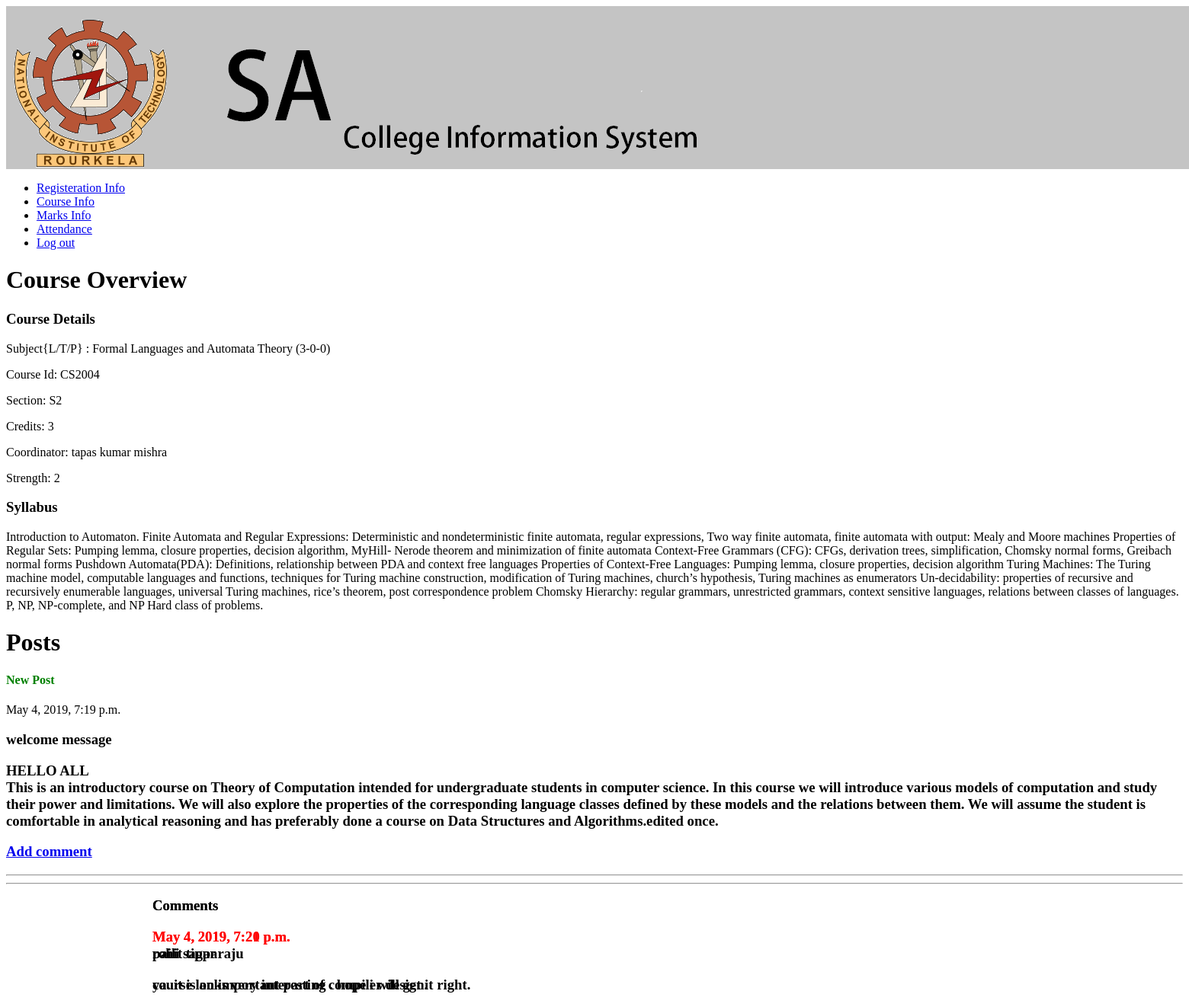
Page /blog/2/ (signed in) on the earlier database version.
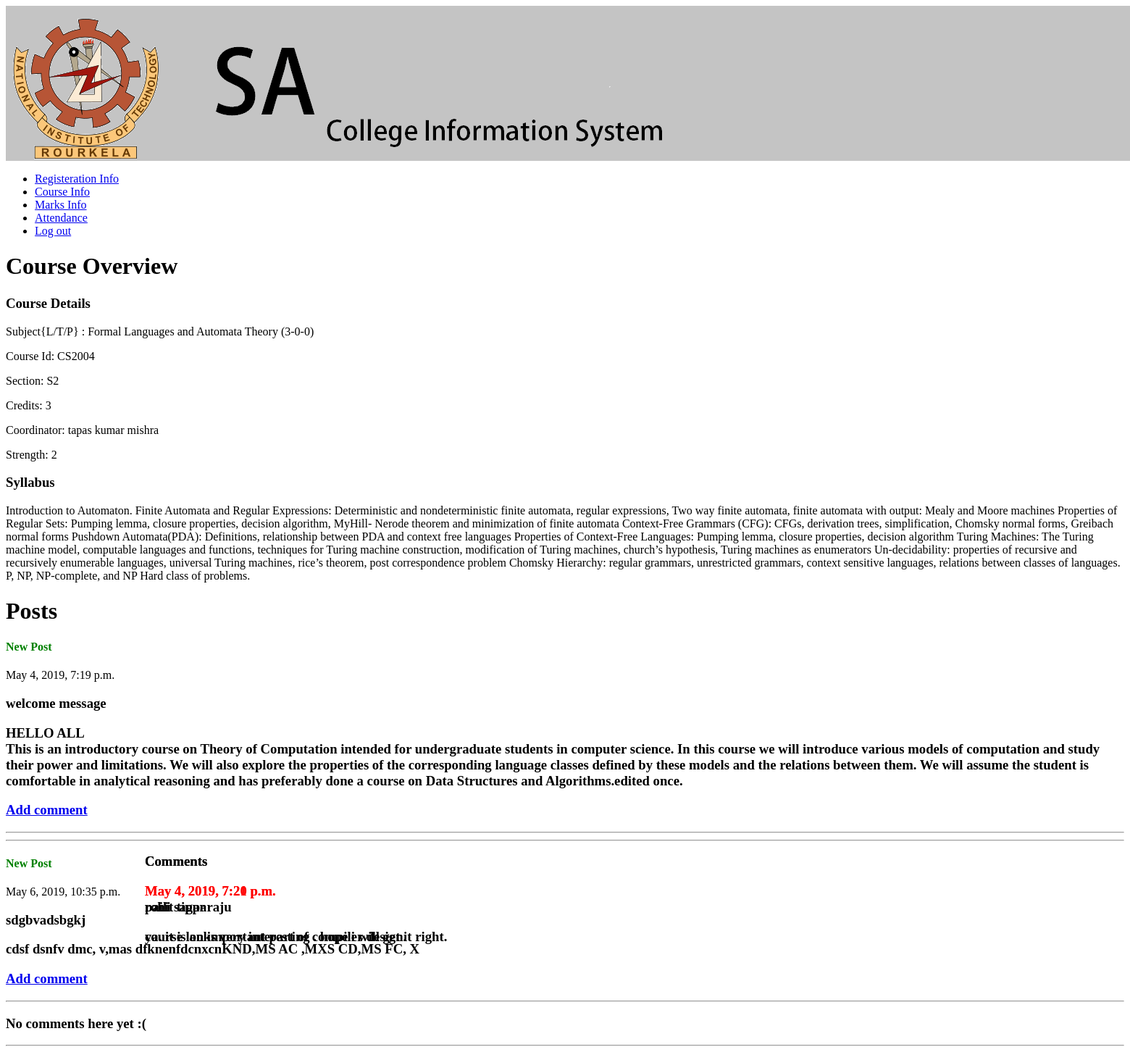
Same page on the later database version.
### data/models.py (models this page shows, shortened)
class Post(models.Model):
	coursesection = models.ForeignKey(CourseSection, on_delete=models.CASCADE)
	title = models.CharField(max_length=200)
	text = models.TextField()
	created_date = models.DateTimeField(default=timezone.now)

class Comment(models.Model):
	post = models.ForeignKey(Post, on_delete=models.CASCADE)
	author = models.ForeignKey(settings.AUTH_USER_MODEL, on_delete=models.CASCADE)
	text = models.TextField()
	created_date = models.DateTimeField(default=timezone.now)

class Student(models.Model):
	user = models.OneToOneField(settings.AUTH_USER_MODEL, on_delete=models.CASCADE)
	dept = models.ForeignKey(Dept, on_delete=models.CASCADE)
	id = models.CharField(primary_key=True,max_length=20)
	name = models.CharField(max_length=50)
	dob = models.DateField(default='1990-01-01',verbose_name="date of birth")
	sex = models.CharField(max_length=20, choices=sex_choice)
	contact = models.BigIntegerField()
	hostel = models.CharField(max_length=50)
	programme = models.CharField(max_length=50)

### data/views.py (the view)
# urls.py: path('blog/<int:id>/',views.blog,name='blog'),
@login_required
def blog(request,id):
	cso = get_object_or_404(CourseSection,pk=id)
	return render(request,'data/blog.html',{'cso':cso})

### data/models.py (called while the page is built)
	@property
	def is_student(self):
		if hasattr(self, 'student'):
			return True
		return False

	@property
	def is_teacher(self):
		if hasattr(self, 'teacher'):
			return True
		return False

	def __str__(self):
		return self.name

### data/templates/data/blog.html (shortened to what this page needs)
<html>
 <head>
  {% load static %}
  <link rel="stylesheet" href="{% static '/css/blog.css' %}">
</head>
<body>
	<img src = "{% static 'images/logo.png' %}" id = "logo1">
	<ul id ="box">
		<li id = "box1"><a href = "{% url 'student' id=user.student.id %}" > Registeration Info </a></li>
		<li id = "box1"><a href = "{% url 'scourses' id=user.student.id %}" > Course Info </a></li>
		<li id = "box1"><a href = "{% url 's_marks' id=user.student.id %}"> Marks Info</a></li>
		<li id = "box1"><a href = "{% url 's_attendance' id=user.student.id %}"> Attendance</a></li>
		<li id = "box1"><a href="{% url 'logout' %}">Log out</a></li>
	</ul>
    <div >
        <div >
            <h1  >Course Overview</h1>
            <h3 > Course Details </h3>
                <p >Subject{L/T/P} : {{ cso.course.name }}  ({{ cso.course.ltp }})</p>
                <p >Course Id: {{ cso.course.id }}</p>
                <p >Section: {{ cso.section.id }}</p>
                <p >Credits: {{ cso.course.credits }}</p>
                <p >Coordinator: {{ cso.teacher }}</p>
                <p >Strength: {{ cso.students.count }}</p>
        </div>
        <div >
            <h3 >Syllabus</h3>
                <p >{{ cso.course.syllabus }}</p>
        </div>
        <h1 >Posts</h1>
        <div >
            {% for post in cso.post_set.all %}
						<h4>New Post</h4>
                <div >
                    {{ post.created_date }}
                </div>
                <h3 >{{ post.title }}<h3>
                <p >{{ post.text|urlize|linebreaksbr }}</p>
                <p ><a href="{% url 'add_comment' id=post.pk num=cso.pk %}">Add comment</a></p>
                <hr>
                {% for comment in post.comment_set.all %}
                        <div id = "comment" >
                            <p>Comments</p>
                            <div id = "com_date">{{ comment.created_date }}</div>
                            {% if comment.author.is_student %}
                                <strong>{{ comment.author.student.name }}</strong>
                            {% else %}
                                <strong>{{ comment.author.teacher.name }}</strong>
                            {% endif %}
                            <p>{{ comment.text|urlize }}</p>
                        </div>
                {% empty %}
                        <p>No comments here yet :(</p>
                {% endfor %}
                <hr>
            {% empty %}
                <p>No posts here yet :(</p>
            {% endfor %}
        </div>
    </div>
</body>
</html>

Differences in the rows shown:
added Post: created_date "May 6, 2019, 10:35 p.m.", title "sdgbvadsbgkj", text "cdsf dsnfv dmc, v,mas dfknenfdcnxcnKND,MS AC ,MXS CD,MS FC, X"
